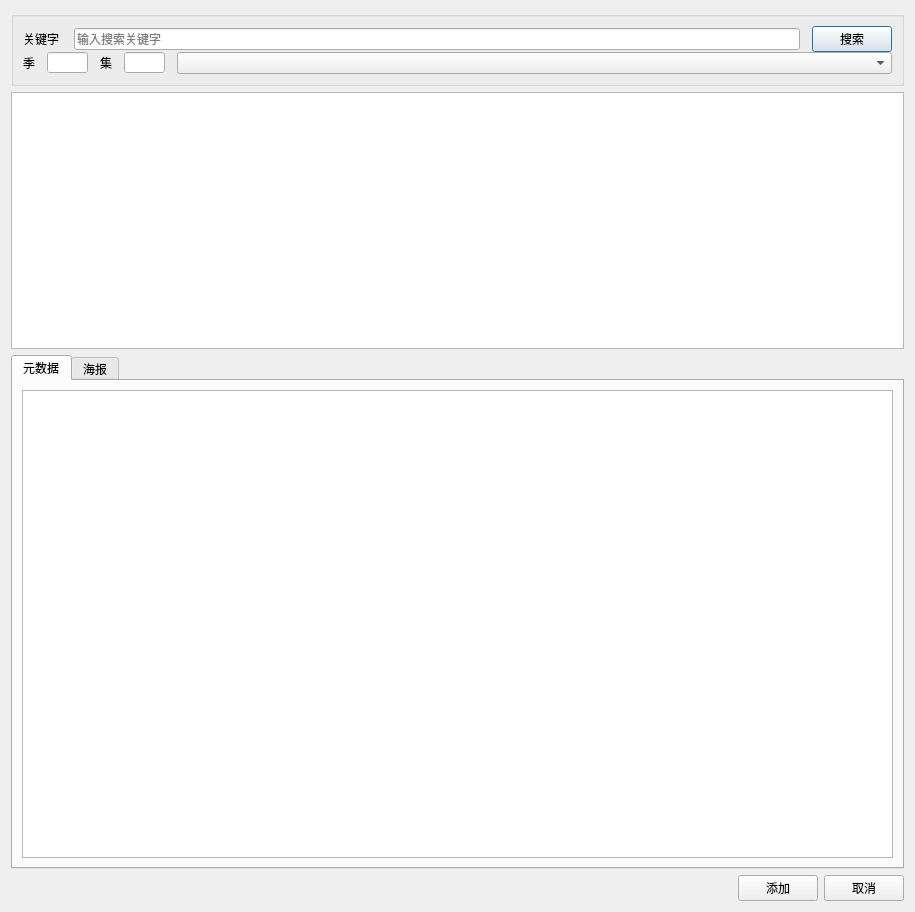
<?xml version="1.0" encoding="UTF-8"?>
<ui version="4.0">
 <class>search_meta_Dialog</class>
 <widget class="QDialog" name="search_meta_Dialog">
  <property name="geometry">
   <rect>
    <x>0</x>
    <y>0</y>
    <width>915</width>
    <height>912</height>
   </rect>
  </property>
  <property name="windowTitle">
   <string>搜索元数据</string>
  </property>
  <layout class="QVBoxLayout" name="verticalLayout_2" stretch="0,2,4,0">
   <item>
    <widget class="QGroupBox" name="groupBox">
     <property name="title">
      <string/>
     </property>
     <layout class="QVBoxLayout" name="verticalLayout">
      <property name="spacing">
       <number>0</number>
      </property>
      <item>
       <layout class="QHBoxLayout" name="horizontalLayout_4">
        <property name="spacing">
         <number>12</number>
        </property>
        <item>
         <widget class="QLabel" name="label_2">
          <property name="sizePolicy">
           <sizepolicy hsizetype="Fixed" vsizetype="Preferred">
            <horstretch>0</horstretch>
            <verstretch>0</verstretch>
           </sizepolicy>
          </property>
          <property name="minimumSize">
           <size>
            <width>39</width>
            <height>21</height>
           </size>
          </property>
          <property name="maximumSize">
           <size>
            <width>39</width>
            <height>21</height>
           </size>
          </property>
          <property name="text">
           <string>关键字</string>
          </property>
         </widget>
        </item>
        <item>
         <widget class="QLineEdit" name="edt_tvshows">
          <property name="placeholderText">
           <string>输入搜索关键字</string>
          </property>
          <property name="clearButtonEnabled">
           <bool>true</bool>
          </property>
         </widget>
        </item>
        <item>
         <widget class="QPushButton" name="btn_tvshow_search">
          <property name="sizePolicy">
           <sizepolicy hsizetype="Fixed" vsizetype="Fixed">
            <horstretch>0</horstretch>
            <verstretch>0</verstretch>
           </sizepolicy>
          </property>
          <property name="text">
           <string>搜索</string>
          </property>
         </widget>
        </item>
       </layout>
      </item>
      <item>
       <layout class="QHBoxLayout" name="horizontalLayout_5">
        <property name="spacing">
         <number>12</number>
        </property>
        <item>
         <widget class="QLabel" name="label_3">
          <property name="sizePolicy">
           <sizepolicy hsizetype="Fixed" vsizetype="Preferred">
            <horstretch>0</horstretch>
            <verstretch>0</verstretch>
           </sizepolicy>
          </property>
          <property name="text">
           <string>季</string>
          </property>
          <property name="alignment">
           <set>Qt::AlignRight|Qt::AlignTrailing|Qt::AlignVCenter</set>
          </property>
         </widget>
        </item>
        <item>
         <widget class="QLineEdit" name="edt_seasion">
          <property name="sizePolicy">
           <sizepolicy hsizetype="Fixed" vsizetype="Fixed">
            <horstretch>0</horstretch>
            <verstretch>0</verstretch>
           </sizepolicy>
          </property>
          <property name="minimumSize">
           <size>
            <width>41</width>
            <height>21</height>
           </size>
          </property>
          <property name="maximumSize">
           <size>
            <width>41</width>
            <height>21</height>
           </size>
          </property>
         </widget>
        </item>
        <item>
         <widget class="QLabel" name="label_4">
          <property name="sizePolicy">
           <sizepolicy hsizetype="Fixed" vsizetype="Preferred">
            <horstretch>0</horstretch>
            <verstretch>0</verstretch>
           </sizepolicy>
          </property>
          <property name="text">
           <string>集</string>
          </property>
         </widget>
        </item>
        <item>
         <widget class="QLineEdit" name="edt_episode">
          <property name="sizePolicy">
           <sizepolicy hsizetype="Fixed" vsizetype="Fixed">
            <horstretch>0</horstretch>
            <verstretch>0</verstretch>
           </sizepolicy>
          </property>
          <property name="minimumSize">
           <size>
            <width>41</width>
            <height>21</height>
           </size>
          </property>
          <property name="maximumSize">
           <size>
            <width>41</width>
            <height>21</height>
           </size>
          </property>
         </widget>
        </item>
        <item>
         <widget class="QComboBox" name="cb_tvshow_spiders">
          <property name="sizePolicy">
           <sizepolicy hsizetype="Expanding" vsizetype="Fixed">
            <horstretch>0</horstretch>
            <verstretch>0</verstretch>
           </sizepolicy>
          </property>
         </widget>
        </item>
       </layout>
      </item>
     </layout>
    </widget>
   </item>
   <item>
    <widget class="QListWidget" name="lst_result"/>
   </item>
   <item>
    <widget class="QTabWidget" name="tabwidget_metas">
     <property name="currentIndex">
      <number>0</number>
     </property>
     <widget class="QWidget" name="tab_metadata">
      <attribute name="title">
       <string>元数据</string>
      </attribute>
      <layout class="QHBoxLayout" name="horizontalLayout_2">
       <item>
        <widget class="QTableWidget" name="tbl_metadata"/>
       </item>
      </layout>
     </widget>
     <widget class="QWidget" name="tab_pices">
      <attribute name="title">
       <string>海报</string>
      </attribute>
      <layout class="QHBoxLayout" name="horizontalLayout_3">
       <item>
        <widget class="QListWidget" name="lst_pices"/>
       </item>
      </layout>
     </widget>
    </widget>
   </item>
   <item>
    <layout class="QHBoxLayout" name="horizontalLayout">
     <item>
      <spacer name="horizontalSpacer">
       <property name="orientation">
        <enum>Qt::Horizontal</enum>
       </property>
       <property name="sizeHint" stdset="0">
        <size>
         <width>538</width>
         <height>20</height>
        </size>
       </property>
      </spacer>
     </item>
     <item>
      <widget class="QPushButton" name="btn_add">
       <property name="text">
        <string>添加</string>
       </property>
      </widget>
     </item>
     <item>
      <widget class="QPushButton" name="btn_cancel">
       <property name="text">
        <string>取消</string>
       </property>
      </widget>
     </item>
    </layout>
   </item>
  </layout>
 </widget>
 <resources>
  <include location="res/interface.qrc"/>
 </resources>
 <connections/>
</ui>
